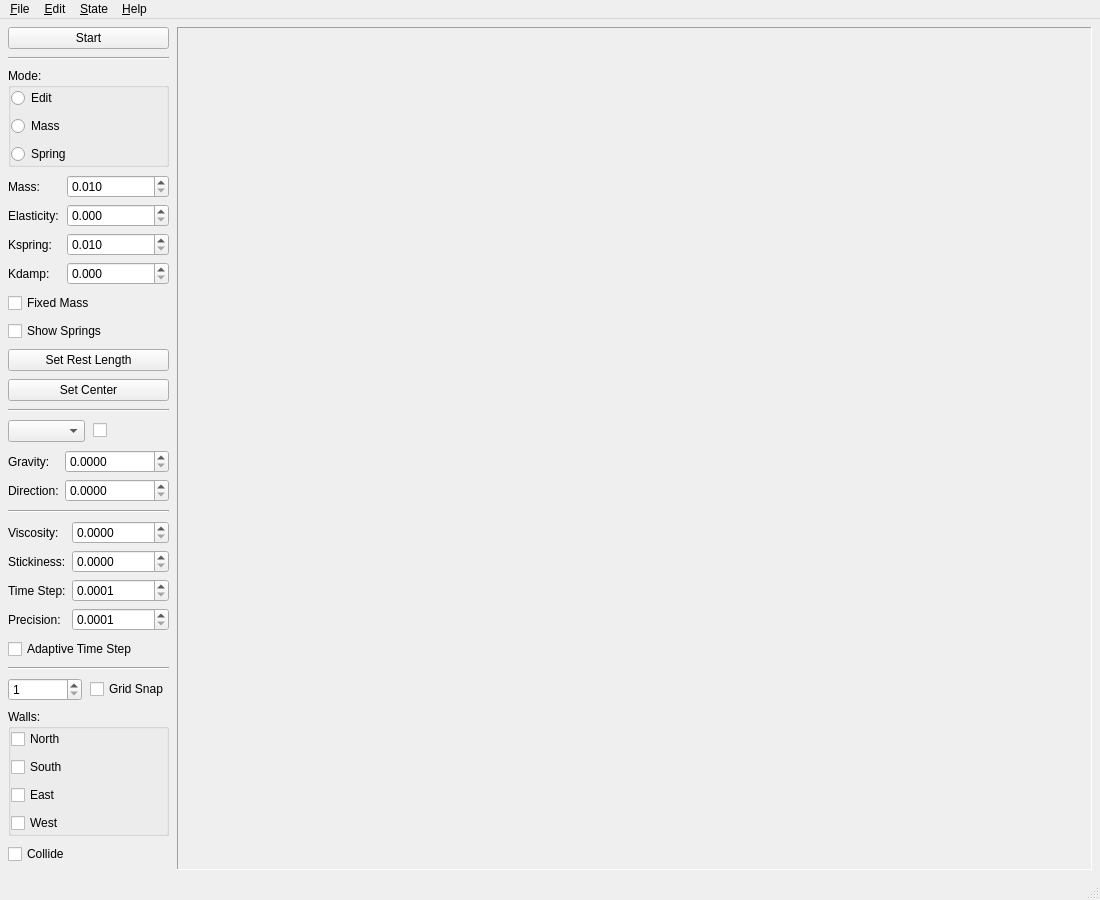
<?xml version="1.0" encoding="UTF-8"?>
<ui version="4.0">
 <class>MainWindow</class>
 <widget class="QMainWindow" name="MainWindow">
  <property name="geometry">
   <rect>
    <x>0</x>
    <y>0</y>
    <width>1100</width>
    <height>900</height>
   </rect>
  </property>
  <property name="windowTitle">
   <string>QSpringies</string>
  </property>
  <widget class="QWidget" name="centralwidget">
   <layout class="QHBoxLayout" name="horizontalLayout">
    <property name="spacing">
     <number>8</number>
    </property>
    <property name="leftMargin">
     <number>8</number>
    </property>
    <property name="topMargin">
     <number>8</number>
    </property>
    <property name="rightMargin">
     <number>8</number>
    </property>
    <property name="bottomMargin">
     <number>8</number>
    </property>
    <item>
     <layout class="QVBoxLayout" name="verticalLayout_2">
      <property name="spacing">
       <number>8</number>
      </property>
      <item>
       <widget class="QPushButton" name="startButton">
        <property name="text">
         <string>Start</string>
        </property>
       </widget>
      </item>
      <item>
       <widget class="Line" name="line">
        <property name="orientation">
         <enum>Qt::Horizontal</enum>
        </property>
       </widget>
      </item>
      <item>
       <widget class="QGroupBox" name="modeBox">
        <property name="title">
         <string>Mode:</string>
        </property>
        <property name="flat">
         <bool>false</bool>
        </property>
        <layout class="QVBoxLayout" name="verticalLayout">
         <property name="spacing">
          <number>8</number>
         </property>
         <property name="leftMargin">
          <number>0</number>
         </property>
         <property name="topMargin">
          <number>0</number>
         </property>
         <property name="rightMargin">
          <number>0</number>
         </property>
         <property name="bottomMargin">
          <number>0</number>
         </property>
         <item>
          <widget class="QRadioButton" name="editButton">
           <property name="text">
            <string>Edit</string>
           </property>
          </widget>
         </item>
         <item>
          <widget class="QRadioButton" name="massButton">
           <property name="text">
            <string>Mass</string>
           </property>
          </widget>
         </item>
         <item>
          <widget class="QRadioButton" name="springButton">
           <property name="text">
            <string>Spring</string>
           </property>
          </widget>
         </item>
        </layout>
       </widget>
      </item>
      <item>
       <layout class="QFormLayout" name="formLayout">
        <property name="verticalSpacing">
         <number>6</number>
        </property>
        <item row="0" column="0">
         <widget class="QLabel" name="label">
          <property name="text">
           <string>Mass:</string>
          </property>
         </widget>
        </item>
        <item row="0" column="1">
         <widget class="QDoubleSpinBox" name="massSpinBox">
          <property name="decimals">
           <number>3</number>
          </property>
          <property name="minimum">
           <double>0.010000000000000</double>
          </property>
          <property name="maximum">
           <double>10000000.000000000000000</double>
          </property>
          <property name="singleStep">
           <double>0.010000000000000</double>
          </property>
         </widget>
        </item>
        <item row="1" column="0">
         <widget class="QLabel" name="label_2">
          <property name="text">
           <string>Elasticity:</string>
          </property>
         </widget>
        </item>
        <item row="1" column="1">
         <widget class="QDoubleSpinBox" name="elasticitySpinBox">
          <property name="decimals">
           <number>3</number>
          </property>
          <property name="maximum">
           <double>1.000000000000000</double>
          </property>
          <property name="singleStep">
           <double>0.001000000000000</double>
          </property>
         </widget>
        </item>
        <item row="2" column="0">
         <widget class="QLabel" name="label_3">
          <property name="text">
           <string>Kspring:</string>
          </property>
         </widget>
        </item>
        <item row="2" column="1">
         <widget class="QDoubleSpinBox" name="kSpringSpinBox">
          <property name="decimals">
           <number>3</number>
          </property>
          <property name="minimum">
           <double>0.010000000000000</double>
          </property>
          <property name="maximum">
           <double>10000000.000000000000000</double>
          </property>
          <property name="singleStep">
           <double>0.010000000000000</double>
          </property>
         </widget>
        </item>
        <item row="3" column="0">
         <widget class="QLabel" name="label_4">
          <property name="text">
           <string>Kdamp:</string>
          </property>
         </widget>
        </item>
        <item row="3" column="1">
         <widget class="QDoubleSpinBox" name="kDampSpinBox">
          <property name="decimals">
           <number>3</number>
          </property>
          <property name="maximum">
           <double>10000000.000000000000000</double>
          </property>
          <property name="singleStep">
           <double>0.010000000000000</double>
          </property>
         </widget>
        </item>
       </layout>
      </item>
      <item>
       <widget class="QCheckBox" name="fixedMassCheckBox">
        <property name="text">
         <string>Fixed Mass</string>
        </property>
       </widget>
      </item>
      <item>
       <widget class="QCheckBox" name="showSpringsCheckBox">
        <property name="text">
         <string>Show Springs</string>
        </property>
       </widget>
      </item>
      <item>
       <widget class="QPushButton" name="setRestLengthButton">
        <property name="text">
         <string>Set Rest Length</string>
        </property>
       </widget>
      </item>
      <item>
       <widget class="QPushButton" name="setCenterButton">
        <property name="text">
         <string>Set Center</string>
        </property>
       </widget>
      </item>
      <item>
       <widget class="Line" name="line_2">
        <property name="orientation">
         <enum>Qt::Horizontal</enum>
        </property>
       </widget>
      </item>
      <item>
       <layout class="QHBoxLayout" name="horizontalLayout_4">
        <item>
         <widget class="QComboBox" name="forceComboBox"/>
        </item>
        <item>
         <widget class="QCheckBox" name="forceCheckBox">
          <property name="text">
           <string/>
          </property>
         </widget>
        </item>
       </layout>
      </item>
      <item>
       <layout class="QFormLayout" name="formLayout_3">
        <property name="horizontalSpacing">
         <number>6</number>
        </property>
        <property name="verticalSpacing">
         <number>6</number>
        </property>
        <item row="0" column="0">
         <widget class="QLabel" name="forceLabel">
          <property name="text">
           <string>Gravity:</string>
          </property>
         </widget>
        </item>
        <item row="0" column="1">
         <widget class="QDoubleSpinBox" name="forceSpinBox">
          <property name="decimals">
           <number>4</number>
          </property>
          <property name="maximum">
           <double>100000.000000000000000</double>
          </property>
          <property name="singleStep">
           <double>0.010000000000000</double>
          </property>
         </widget>
        </item>
        <item row="1" column="0">
         <widget class="QLabel" name="miscLabel">
          <property name="text">
           <string>Direction:</string>
          </property>
         </widget>
        </item>
        <item row="1" column="1">
         <widget class="QDoubleSpinBox" name="miscSpinBox">
          <property name="decimals">
           <number>4</number>
          </property>
          <property name="maximum">
           <double>100000.000000000000000</double>
          </property>
          <property name="singleStep">
           <double>0.050000000000000</double>
          </property>
         </widget>
        </item>
       </layout>
      </item>
      <item>
       <widget class="Line" name="line_6">
        <property name="orientation">
         <enum>Qt::Horizontal</enum>
        </property>
       </widget>
      </item>
      <item>
       <layout class="QFormLayout" name="formLayout_2">
        <property name="horizontalSpacing">
         <number>6</number>
        </property>
        <property name="verticalSpacing">
         <number>6</number>
        </property>
        <item row="0" column="0">
         <widget class="QLabel" name="label_7">
          <property name="text">
           <string>Viscosity:</string>
          </property>
         </widget>
        </item>
        <item row="0" column="1">
         <widget class="QDoubleSpinBox" name="viscositySpinBox">
          <property name="decimals">
           <number>4</number>
          </property>
          <property name="maximum">
           <double>10000000.000000000000000</double>
          </property>
          <property name="singleStep">
           <double>0.010000000000000</double>
          </property>
         </widget>
        </item>
        <item row="1" column="0">
         <widget class="QLabel" name="label_8">
          <property name="text">
           <string>Stickiness:</string>
          </property>
         </widget>
        </item>
        <item row="1" column="1">
         <widget class="QDoubleSpinBox" name="stickinessSpinBox">
          <property name="decimals">
           <number>4</number>
          </property>
          <property name="maximum">
           <double>10000000.000000000000000</double>
          </property>
          <property name="singleStep">
           <double>0.010000000000000</double>
          </property>
         </widget>
        </item>
        <item row="2" column="0">
         <widget class="QLabel" name="label_9">
          <property name="text">
           <string>Time Step:</string>
          </property>
         </widget>
        </item>
        <item row="2" column="1">
         <widget class="QDoubleSpinBox" name="timeStepSpinBox">
          <property name="decimals">
           <number>4</number>
          </property>
          <property name="minimum">
           <double>0.000100000000000</double>
          </property>
          <property name="maximum">
           <double>1.000000000000000</double>
          </property>
          <property name="singleStep">
           <double>0.000100000000000</double>
          </property>
         </widget>
        </item>
        <item row="3" column="0">
         <widget class="QLabel" name="label_10">
          <property name="text">
           <string>Precision:</string>
          </property>
         </widget>
        </item>
        <item row="3" column="1">
         <widget class="QDoubleSpinBox" name="precisionSpinBox">
          <property name="decimals">
           <number>4</number>
          </property>
          <property name="minimum">
           <double>0.000100000000000</double>
          </property>
          <property name="maximum">
           <double>1000.000000000000000</double>
          </property>
          <property name="singleStep">
           <double>0.000100000000000</double>
          </property>
         </widget>
        </item>
       </layout>
      </item>
      <item>
       <widget class="QCheckBox" name="adaptiveCheckBox">
        <property name="text">
         <string>Adaptive Time Step</string>
        </property>
       </widget>
      </item>
      <item>
       <widget class="Line" name="line_3">
        <property name="orientation">
         <enum>Qt::Horizontal</enum>
        </property>
       </widget>
      </item>
      <item>
       <layout class="QHBoxLayout" name="horizontalLayout_2">
        <item>
         <widget class="QSpinBox" name="gridSnapSpinBox">
          <property name="minimum">
           <number>1</number>
          </property>
          <property name="maximum">
           <number>200</number>
          </property>
         </widget>
        </item>
        <item>
         <widget class="QCheckBox" name="gridSnapCheckBox">
          <property name="text">
           <string>Grid Snap</string>
          </property>
         </widget>
        </item>
       </layout>
      </item>
      <item>
       <widget class="QGroupBox" name="groupBox">
        <property name="sizePolicy">
         <sizepolicy hsizetype="Preferred" vsizetype="Preferred">
          <horstretch>1</horstretch>
          <verstretch>0</verstretch>
         </sizepolicy>
        </property>
        <property name="title">
         <string>Walls:</string>
        </property>
        <property name="checkable">
         <bool>false</bool>
        </property>
        <layout class="QVBoxLayout" name="verticalLayout_5">
         <property name="spacing">
          <number>8</number>
         </property>
         <property name="leftMargin">
          <number>0</number>
         </property>
         <property name="topMargin">
          <number>0</number>
         </property>
         <property name="rightMargin">
          <number>0</number>
         </property>
         <property name="bottomMargin">
          <number>0</number>
         </property>
         <item>
          <widget class="QCheckBox" name="northCheckBox">
           <property name="text">
            <string>North</string>
           </property>
          </widget>
         </item>
         <item>
          <widget class="QCheckBox" name="southCheckBox">
           <property name="text">
            <string>South</string>
           </property>
          </widget>
         </item>
         <item>
          <widget class="QCheckBox" name="eastCheckBox">
           <property name="text">
            <string>East</string>
           </property>
          </widget>
         </item>
         <item>
          <widget class="QCheckBox" name="westCheckBox">
           <property name="text">
            <string>West</string>
           </property>
          </widget>
         </item>
        </layout>
       </widget>
      </item>
      <item>
       <widget class="QCheckBox" name="collideCheckBox">
        <property name="text">
         <string>Collide</string>
        </property>
       </widget>
      </item>
      <item>
       <spacer name="verticalSpacer">
        <property name="orientation">
         <enum>Qt::Vertical</enum>
        </property>
        <property name="sizeHint" stdset="0">
         <size>
          <width>20</width>
          <height>40</height>
         </size>
        </property>
       </spacer>
      </item>
     </layout>
    </item>
    <item>
     <widget class="QFrame" name="frame">
      <property name="sizePolicy">
       <sizepolicy hsizetype="Expanding" vsizetype="Expanding">
        <horstretch>0</horstretch>
        <verstretch>0</verstretch>
       </sizepolicy>
      </property>
      <property name="frameShape">
       <enum>QFrame::Panel</enum>
      </property>
      <property name="frameShadow">
       <enum>QFrame::Sunken</enum>
      </property>
      <layout class="QHBoxLayout" name="horizontalLayout_5">
       <property name="spacing">
        <number>0</number>
       </property>
       <property name="leftMargin">
        <number>0</number>
       </property>
       <property name="topMargin">
        <number>0</number>
       </property>
       <property name="rightMargin">
        <number>0</number>
       </property>
       <property name="bottomMargin">
        <number>0</number>
       </property>
       <item>
        <widget class="Canvas" name="canvas" native="true">
         <property name="sizePolicy">
          <sizepolicy hsizetype="Expanding" vsizetype="Expanding">
           <horstretch>0</horstretch>
           <verstretch>0</verstretch>
          </sizepolicy>
         </property>
        </widget>
       </item>
      </layout>
     </widget>
    </item>
   </layout>
  </widget>
  <widget class="QMenuBar" name="menubar">
   <property name="geometry">
    <rect>
     <x>0</x>
     <y>0</y>
     <width>1100</width>
     <height>22</height>
    </rect>
   </property>
   <widget class="QMenu" name="menu_File">
    <property name="title">
     <string>&amp;File</string>
    </property>
    <addaction name="actionFileOpen"/>
    <addaction name="actionFileInsert"/>
    <addaction name="actionFileSave"/>
    <addaction name="actionFileSaveAs"/>
   </widget>
   <widget class="QMenu" name="menu_Edit">
    <property name="title">
     <string>&amp;Edit</string>
    </property>
    <addaction name="actionDelete"/>
    <addaction name="actionDuplicate"/>
    <addaction name="actionSelectAll"/>
   </widget>
   <widget class="QMenu" name="menu_State">
    <property name="title">
     <string>&amp;State</string>
    </property>
    <addaction name="actionResetState"/>
    <addaction name="actionSaveState"/>
    <addaction name="actionRestoreState"/>
   </widget>
   <widget class="QMenu" name="menu_Help">
    <property name="title">
     <string>&amp;Help</string>
    </property>
    <addaction name="actionAbout"/>
    <addaction name="actionAboutQt"/>
   </widget>
   <addaction name="menu_File"/>
   <addaction name="menu_Edit"/>
   <addaction name="menu_State"/>
   <addaction name="menu_Help"/>
  </widget>
  <widget class="QStatusBar" name="statusbar"/>
  <action name="actionFileOpen">
   <property name="text">
    <string>&amp;Open...</string>
   </property>
   <property name="shortcut">
    <string>Ctrl+O</string>
   </property>
  </action>
  <action name="actionFileInsert">
   <property name="text">
    <string>&amp;Insert...</string>
   </property>
   <property name="shortcut">
    <string>Ctrl+I</string>
   </property>
  </action>
  <action name="actionFileSave">
   <property name="text">
    <string>&amp;Save</string>
   </property>
   <property name="shortcut">
    <string>Ctrl+S</string>
   </property>
  </action>
  <action name="actionFileSaveAs">
   <property name="text">
    <string>Save &amp;As...</string>
   </property>
   <property name="shortcut">
    <string>Ctrl+Shift+S</string>
   </property>
  </action>
  <action name="actionDelete">
   <property name="text">
    <string>&amp;Delete</string>
   </property>
   <property name="shortcut">
    <string>Ctrl+Backspace</string>
   </property>
  </action>
  <action name="actionDuplicate">
   <property name="text">
    <string>D&amp;uplicate</string>
   </property>
   <property name="shortcut">
    <string>Ctrl+D</string>
   </property>
  </action>
  <action name="actionSelectAll">
   <property name="text">
    <string>&amp;Select All</string>
   </property>
   <property name="shortcut">
    <string>Ctrl+L</string>
   </property>
  </action>
  <action name="actionResetState">
   <property name="text">
    <string>&amp;Reset</string>
   </property>
   <property name="shortcut">
    <string>Ctrl+R</string>
   </property>
  </action>
  <action name="actionSaveState">
   <property name="text">
    <string>&amp;Save</string>
   </property>
   <property name="shortcut">
    <string>Ctrl+T</string>
   </property>
  </action>
  <action name="actionRestoreState">
   <property name="text">
    <string>R&amp;estore</string>
   </property>
   <property name="shortcut">
    <string>Ctrl+E</string>
   </property>
  </action>
  <action name="actionAbout">
   <property name="text">
    <string>&amp;About</string>
   </property>
  </action>
  <action name="actionAboutQt">
   <property name="text">
    <string>About &amp;Qt</string>
   </property>
  </action>
 </widget>
 <customwidgets>
  <customwidget>
   <class>Canvas</class>
   <extends>QWidget</extends>
   <header>canvas.h</header>
   <container>1</container>
  </customwidget>
 </customwidgets>
 <resources/>
 <connections/>
</ui>
